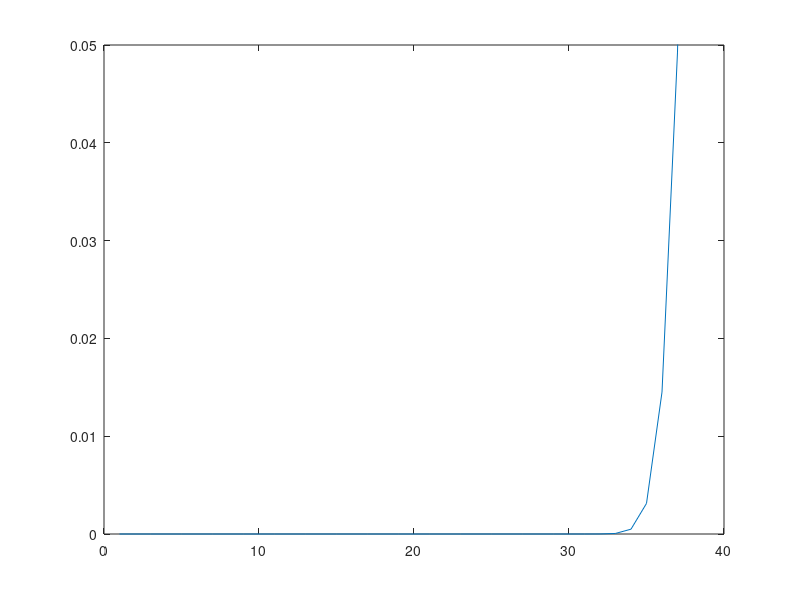
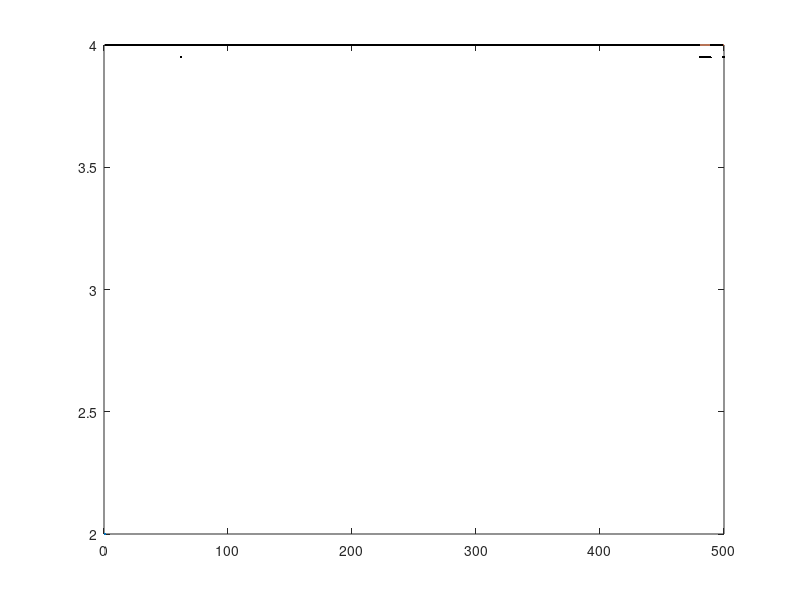

Recreate these plots in MATLAB, in order.
% written by StudentDave
%for licensing and usage questions
%email scienceguy5000 at gmail. com

%recursive bayesian estimation example:
%adapted from Michael A. Goodrich
%3 Sept 2004, CS 470

% example modified by Danesh for a 1D map of the quail.


figure(1);clf;
figure(2);clf;
N = 500;
s=[4];  % where the quail is hiding

%quail squawks N times, and for each squawk, the ninja hears the quail at
%some location. The error in estimation of where the qual is will be
%defined as gaussian around where the quail actually is with a standard
%deviation of 2.

n=2*randn(1,N); % Create vector of iterative squawks with a standard deviation of 2.
x=zeros(1,N); % x will be the initialized variable for where the ninja thinks he hears the quail.

%center the gaussian random swarks around the point where the quail
%actually is. and plot
figure(1);

%make the plot prettier
h=plot(s(1),5,'r.');  % Plot where the quail actually is
set(h,'markersize',40,'linewidth',3); % make pretty
axis([0,10,0,10]);  % make pretty
hold off;
hold on
for i=1:N
    x(i)=s+n(i);
    plot(x(i),5,'k.','markersize',10);
    %pause
end;

pause


%now, we do Ninja bayes!

%define the locations the quail can be at
Sa=[2:0.05:4];


%no bias, no prior knowledge, uniform distribution
L=length(Sa);
Pr=ones(L,1); % Initialize all one --> uniform prior
Po=ones(L,1); %duplicate for iterative update

%bias the prior toward the quail
%figure(1);mesh(centered_prior), axis([0 40 0 40 0 0.015])
%Po = centered_prior;
%Pr = centered_prior;

%bias the prior away from the quail
%figure(1);mesh(off_centered_prior), axis([0 40 0 40 0 0.015])
%Po = off_centered_prior;
%Pr = off_centered_prior;

Pr=Pr/sum(sum(Pr)); % Turn the prior into a pmf by dividing by the sum.
Po=Po/sum(sum(Po)); % Each value is now 1/(number of states), so it all sums to one.
figure(1);clf;plot(1:length(Po),Po), axis([0 40 0 0.05])






%%iterative bayes

[a]=find(Po==max(max(Po)));  % Pull out the indices at which Po achieves its max to start.
sest=[Sa(a)];  % The best estimate of the true state to start.
figure(1);
clf
figure(2);
clf
plot(1,sest(1)); hold on;
line([1,N],[s(1),s(1)]); % Draw a line at the location of the x dimension.


K=[4]; % covariance matrix for making a 2-D gaussian
%K=[4.16,1.6;1.6,4.16]; % covariance matrix for making a 2-D gaussian
for (n=2:length(x));
    Pr=Po; %store the posterior to the prior.
    m=0*Pr;   
    %likelihood
    % look at each location, assume that the given location is
    % is there quail is, and get the likelihood of the data x(:,n) assuming
    % 2-d gaussian noise
    for (i=1:length(Pr))
           me=[Sa(i)];
           m(i) = 1/(sqrt((2*pi)* K)) * exp(-((x(n)-me)^2)/(2 * K) ); %Compute likelihood           
           m(i) = m(i) * Pr(i); % Combine this likelihood with the prior   
    end;
    Po=m/sum(sum(m)); %normalize this distribution to make it a proper probability distribution.
    figure(1);plot(1:length(Po),Po), axis([0 40 0 0.05]) %plot it
    figure(2);
    [a]=find(Po==(max(Po)));  % Get the peak value; it's most likely location of the Quail.
    sest=[Sa(a)];  %A store the coordinates of this location in the bushes
    plot(n,sest(1),'k.');axis([0 N 2 4 ])    
    %pause
end;  
hold off;